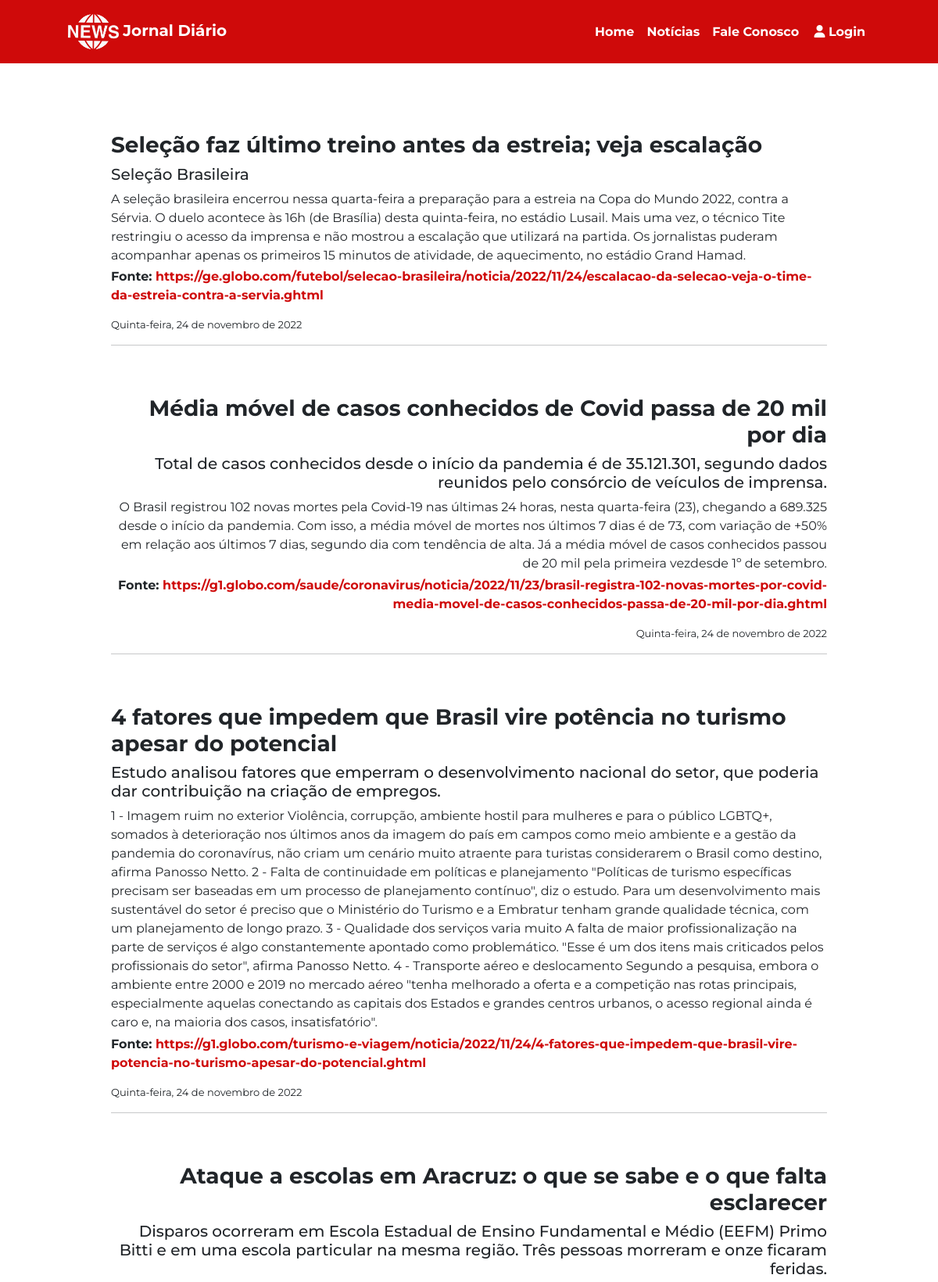
Page /?pg=noticias (upper part) on the committed database.
### tables this page shows
CREATE TABLE `materias` (
  `id` int(11) NOT NULL,
  `titulo` varchar(100) NOT NULL,
  `subtitulo` varchar(200) NOT NULL,
  `materia` text NOT NULL,
  `d_h` varchar(50) NOT NULL,
  `fonte` text NOT NULL
);

### user/noticias.php (the view)
<?php
$sql = "SELECT * FROM materias";
$todos = mysqli_query($conn, $sql);
while ($dados=mysqli_fetch_array($todos)) {
?>
<?php if($dados['id']%2==0) : ?>
    <div id='news'>
    <h3> <strong><?=$dados['titulo'];?></strong></h3>
    <h5><?=$dados['subtitulo'];?></h5>
    <p id="theme"> <?=$dados['materia']?></p>
    <strong><p>Fonte: <a id="fonte" target="_blank" href="<?= $dados['fonte']?>"><?= $dados['fonte']?></a></p></strong>
    <p id="hour"> <?= $dados['d_h']?></p>
    <hr>
    </div>
    <?php else : ?>
    <div style="text-align: right;" id='news'>
    <h3><strong> <?=$dados['titulo'];?></strong></h3>
    <h5><?=$dados['subtitulo'];?></h5>
    <p id="theme"> <?=$dados['materia']?></p>
    <strong><p>Fonte: <a id="fonte" target="_blank" href="<?= $dados['fonte']?>"><?= $dados['fonte']?></a></p></strong>
    <p id="hour"> <?= $dados['d_h']?></p>
    <hr>
    </div>
    <?php endif; ?>
<?php } ?>

### index.php (shortened to what this page needs)
<html lang="pt-br">
<head>
    <link href="https://cdn.jsdelivr.net/npm/bootstrap@5.2.2/dist/css/bootstrap.min.css" rel="stylesheet">
    <link rel="stylesheet" href="./static/style.css">
</head>
<body>
    <?php
        include_once('./user/topo.php');
    ?>
    <div class='container'>
    <?php
    if(empty($_SERVER["QUERY_STRING"])) {
        $var = "./user/principal.php";
        include_once("$var");
    } else {
        $pg = $_GET['pg'];
        include_once("./user/$pg.php");
    }
    ?>
    </div>
</body>
</html>

### user/topo.php (shortened to what this page needs)
<header class="d-flex justify-content-around">
    <div class="container-fluid" id="nav-container">
        <nav class="navbar navbar-expand-md">
            <a href="?pg=principal" class="navbar-brand">
                <img src="./assets/logo.png" alt="logo_jornal" id="logo">
                <strong>Jornal Diário</strong>
            </a>
           <div class="navbar-nav">
                <a href="?pg=principal" class="nav-item nav-link" id="home-menu"><strong>Home</strong></a>
                <a href="?pg=noticias" class="nav-item nav-link" id="news-menu"><strong>Notícias</strong></a>
                <a href="?pg=faleconosco" class="nav-item nav-link" id="talk-menu"><strong>Fale Conosco</strong></a>
                <a href="admin/login.php" class="nav-item nav-link"><i class="fas fa-user" id="login-menu"></i><strong> Login</strong></a>
           </div>
        </nav>
    </div>
</header>

### static/style.css (style rules this page uses)
:root { --primary--color: #CF0A0A; }
body { font-family: 'Montserrat', sans-serif; }
.container { padding: 4rem; }
header, .navbar { background-color: var(--primary--color); }
#nav-container { padding-block: 0; margin-left: 6.25%; }
#logo { width: 10%; }
.navbar-brand { padding: 0; color: #fff; }
.nav-item, .nav-link { color: #fff; }
#login-menu { margin-left: 0.2rem; }
#news { padding: 1.5rem 3rem; }
#theme { margin-bottom: 0.2rem; }
#fonte { text-decoration: none; color: #CF0A0A; }
#hour { margin: 0; padding: 0; font-size: small; }

### rows in the picture
materias: titulo "Seleção faz último treino antes da estreia; veja escalação", subtitulo "Seleção Brasileira", materia "A seleção brasileira encerrou nessa quarta-feira a preparação para a estreia na Copa do Mundo 2022, contra a Sérvia. O duelo acontece às 16h (de Brasília) desta quinta-feira, no estádio Lusail. Mais uma vez, o técnico Tite restringiu o acesso da imprensa e não mostrou a escalação que utilizará na partida. Os jornalistas puderam acompanhar apenas os primeiros 15 minutos de atividade, de aquecimento, no estádio Grand Hamad.", fonte "https://ge.globo.com/futebol/selecao-brasileira/noticia/2022/11/24/escalacao-da-selecao-veja-o-time-da-estreia-contra-a-servia.ghtml", d_h "Quinta-feira, 24 de novembro de 2022"
materias: titulo "Média móvel de casos conhecidos de Covid passa de 20 mil por dia", subtitulo "Total de casos conhecidos desde o início da pandemia é de 35.121.301, segundo dados reunidos pelo consórcio de veículos de imprensa.", materia "O Brasil registrou 102 novas mortes pela Covid-19 nas últimas 24 horas, nesta quarta-feira (23), chegando a 689.325 desde o início da pandemia. Com isso, a média móvel de mortes nos últimos 7 dias é de 73, com variação de +50% em relação aos últimos 7 dias, segundo dia com tendência de alta. Já a média móvel de casos conhecidos passou de 20 mil pela primeira vezdesde 1º de setembro.", fonte "https://g1.globo.com/saude/coronavirus/noticia/2022/11/23/brasil-registra-102-novas-mortes-por-covid-media-movel-de-casos-conhecidos-passa-de-20-mil-por-dia.ghtml", d_h "Quinta-feira, 24 de novembro de 2022"
materias: titulo "4 fatores que impedem que Brasil vire potência no turismo apesar do potencial", subtitulo "Estudo analisou fatores que emperram o desenvolvimento nacional do setor, que poderia dar contribuição na criação de empregos.", materia "1 - Imagem ruim no exterior Violência, corrupção, ambiente hostil para mulheres e para o público LGBTQ+, somados à deterioração nos últimos anos da imagem do país em campos como meio ambiente e a gestão da pandemia do coronavírus, não criam um cenário muito atraente para turistas considerarem o Brasil como destino, afirma Panosso Netto. 2 - Falta de continuidade em políticas e planejamento \"Políticas de turismo específicas precisam ser baseadas em um processo de planejamento contínuo\", diz o estudo. Para um desenvolvimento mais sustentável do setor é preciso que o Ministério do Turismo e a Embratur tenham grande qualidade técnica, com um planejamento de longo prazo. 3 - Qualidade dos…", fonte "https://g1.globo.com/turismo-e-viagem/noticia/2022/11/24/4-fatores-que-impedem-que-brasil-vire-potencia-no-turismo-apesar-do-potencial.ghtml", d_h "Quinta-feira, 24 de novembro de 2022"
materias: titulo "Ataque a escolas em Aracruz: o que se sabe e o que falta esclarecer", subtitulo "Disparos ocorreram em Escola Estadual de Ensino Fundamental e Médio (EEFM) Primo Bitti e em uma escola particular na mesma região. Três pessoas morreram e onze ficaram feridas."
